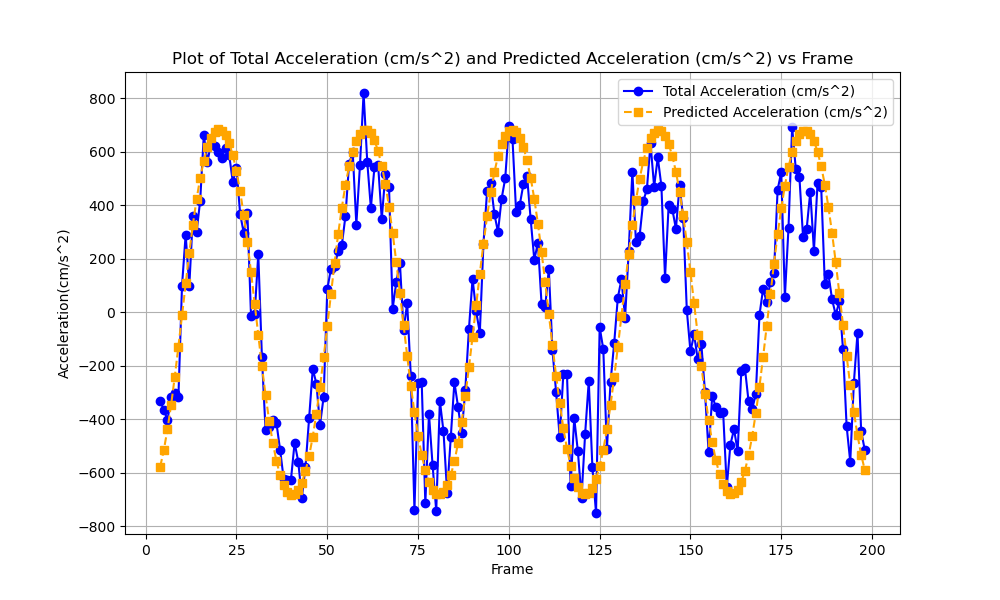

Here is the Python script that generated this plot:
import pandas as pd
import matplotlib.pyplot as plt
import sys

# Check if the filename is provided as a command-line argument

# Load the CSV file into a DataFrame
data = pd.read_csv("table5.csv")

# Extract the columns for plotting
x = data.iloc[:, 0]  # First column (x-axis)
y1 = data.iloc[:, 1]  # Second column (y-axis)
y2 = data.iloc[:, 2]  # Third column (y-axis)

# Plot the data
plt.figure(figsize=(10, 6))
plt.plot(x, y1, marker='o', linestyle='-', label=data.columns[1], color='blue')
plt.plot(x, y2, marker='s', linestyle='--', label=data.columns[2], color='orange')

# Add labels, title, legend, and grid
plt.title(f"Plot of {data.columns[1]} and {data.columns[2]} vs {data.columns[0]}")
plt.xlabel(data.columns[0])  # Name of the first column
plt.ylabel('Acceleration(cm/s^2)')
plt.legend()
plt.grid(True)

# Show the plot
plt.show()
